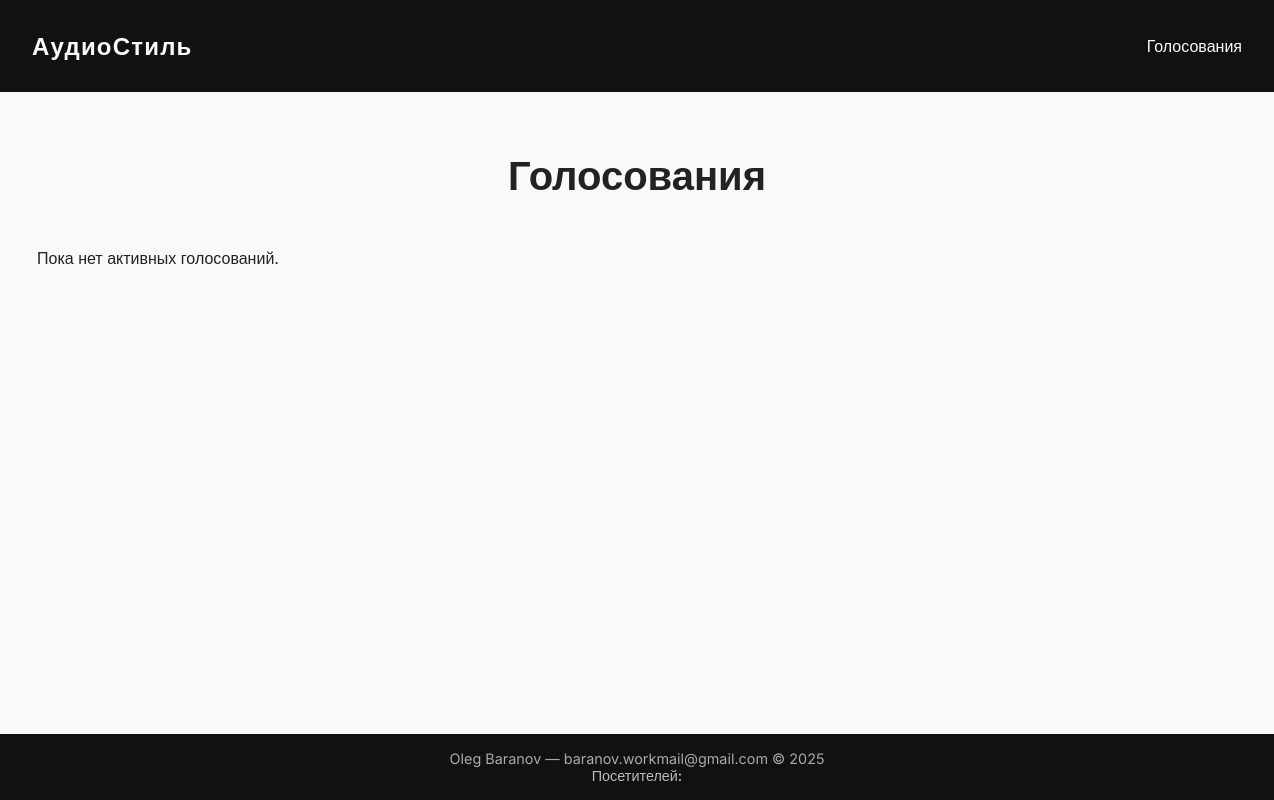
/polls/, run on an earlier commit of the app's database.
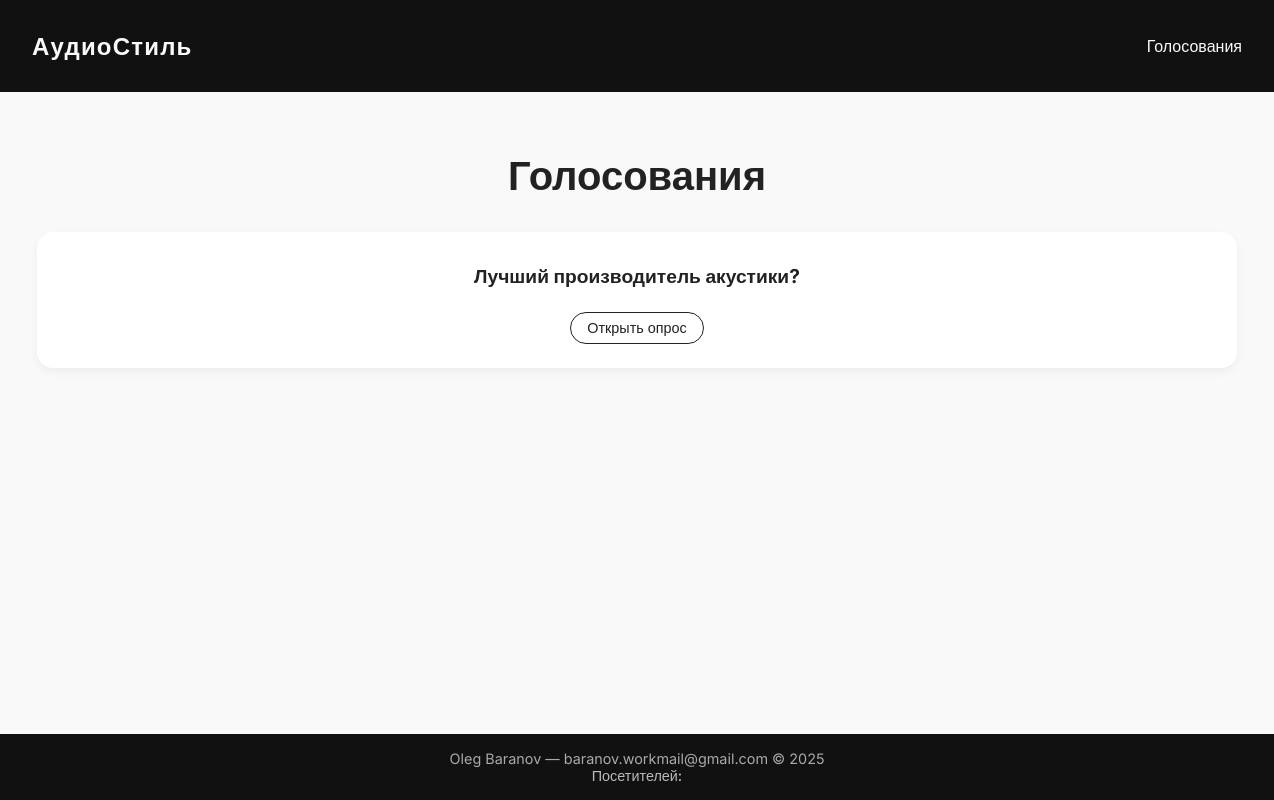
And on a later commit of the database.
### catalog/models.py (models this page shows, shortened)
class Poll(models.Model):
    question = models.CharField(max_length=255)
    pub_date = models.DateTimeField(auto_now_add=True)

### catalog/views.py (the view)
# urls.py: path('polls/', views.poll_list, name='poll_list'),
def poll_list(request):
    polls = Poll.objects.order_by('-pub_date')
    return render(request, 'catalog/poll_list.html', {'polls': polls})

### catalog/templates/catalog/poll_list.html
{% extends "base.html" %}
{% block content %}
<main>
    <h1>Голосования</h1>
    <div class="grid">
        {% for poll in polls %}
            <div class="card">
                <h2>{{ poll.question }}</h2>
                <a class="details" href="{% url 'poll_detail' poll.id %}">Открыть опрос</a>
            </div>
        {% empty %}
            <p>Пока нет активных голосований.</p>
        {% endfor %}
    </div>
</main>
{% endblock %}

### catalog/templates/base.html (shortened to what this page needs)
<!DOCTYPE html>
<html lang="ru">
<head>
</head>
<body>
    <header>
        <div class="logo"><a href="{% url 'product_list' %}">АудиоСтиль</a></div>
        <nav style="margin-left: auto;">
            <a href="{% url 'poll_list' %}" style="margin-left: 2rem; color: #f9f9f9; font-weight: 500;">Голосования</a>
        </nav>
    </header>
    {% block content %}{% endblock %}
    <footer>
        <div>Oleg Baranov — baranov.workmail@gmail.com © 2025</div>
        <div style="color: #bbb; font-weight: 500;">
            Посетителей: {{ hit_count.hits }}
        </div>
    </footer>
</body>
</html>

### catalog/templates/base.html (style rules this page uses)
body { font-family: 'Inter', sans-serif; margin: 0; padding: 0; background-color: #f9f9f9; color: #222; display: flex; flex-direction: column; min-height: 100vh; }
a { color: inherit; text-decoration: none; }
header { background: #111; color: #f9f9f9; padding: 1rem 2rem; display: flex; align-items: center; height: 60px; }
header .logo { font-weight: 700; font-size: 1.5rem; letter-spacing: 0.05em; }
header .logo a { color: #f9f9f9; }
main { flex: 1; padding: 2rem; max-width: 1200px; margin: 0 auto; width: 100%; }
h1 { text-align: center; margin-bottom: 2rem; font-size: 2.5rem; }
.grid { display: grid; grid-template-columns: repeat(auto-fit, minmax(260px, 1fr)); gap: 2rem; }
.card { background: white; border-radius: 1rem; box-shadow: 0 4px 10px rgba(0,0,0,0.05); padding: 1.5rem; transition: transform 0.2s ease; text-align: center; }
.card h2 { font-size: 1.2rem; margin: 0.5rem 0; }
.details { display: inline-block; margin-top: 1rem; padding: 0.4rem 1rem; border: 1px solid #222; border-radius: 999px; text-decoration: none; font-size: 0.9rem; color: #222; transition: background 0.2s ease; }
footer { background: #111; color: #aaa; text-align: center; padding: 1rem 2rem; font-size: 0.9rem; user-select: none; }

What changed in the data, as far as the page shows it:
added Poll: question "Лучший производитель акустики?"
Also different on the page:
text no longer shown: "Пока нет активных голосований."
